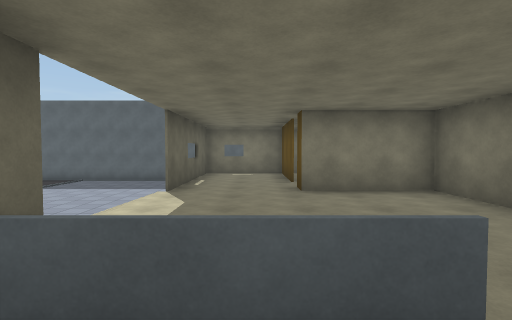
View 1 (above)

23 first-person views from a walk through a scene from a Unity 3-D project. The camera is 1.5 m above the floor, tilts 2° down and sees 85° across. The floor is counted in squares, 2 m on a side. Each view is taken from the middle of a square. On the plan, view 1 faces up. The plan holds only what a view shows up to about 10 squares ahead; the rest is blank. The place goes on beyond the plan. The player is left out. Surface patterns are stand-ins for the level's own textures.

View 2
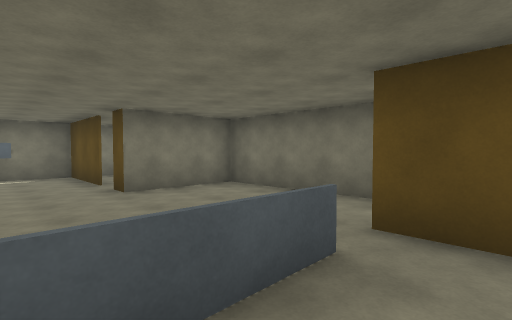

View 3
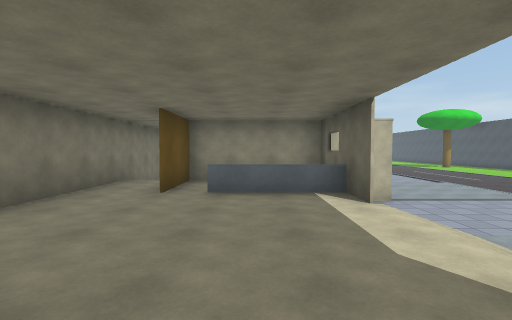

View 4
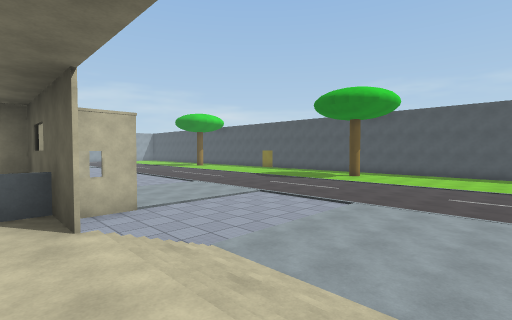

View 5
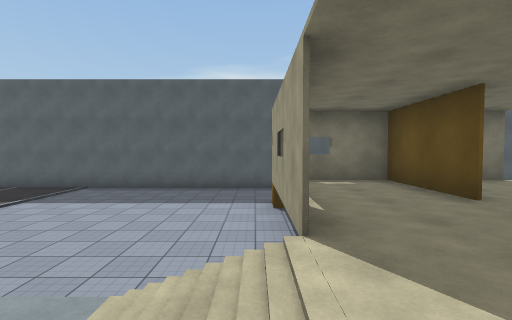

View 6
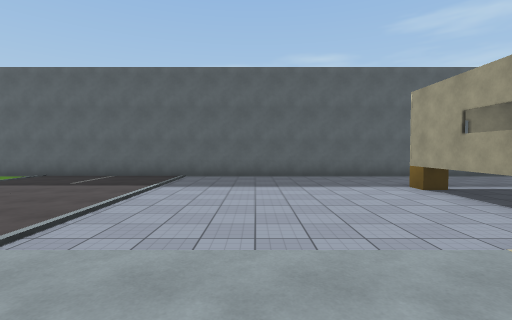

View 7
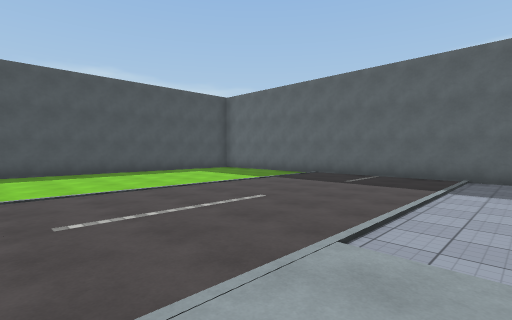

View 8
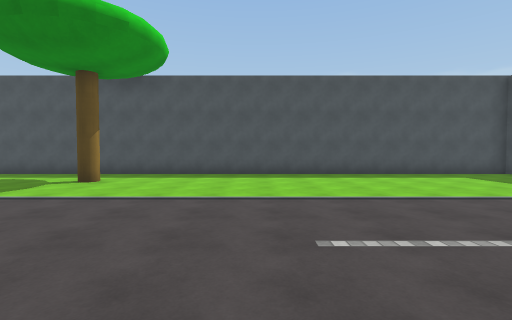

View 9
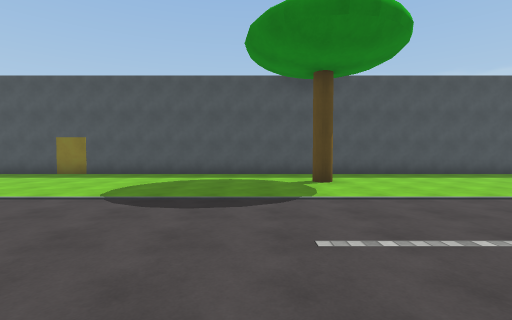

View 10
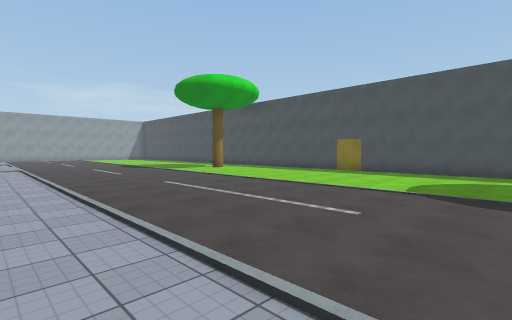

View 11
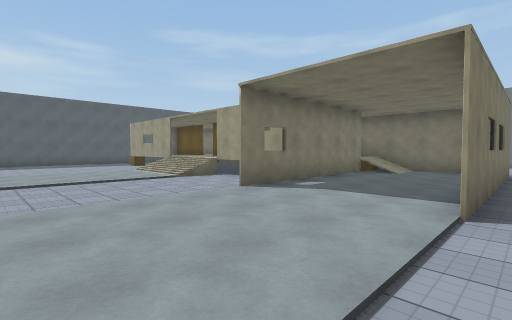

View 12
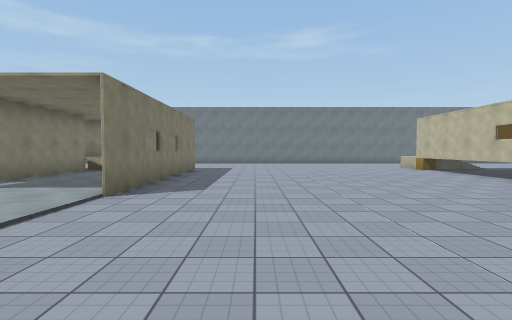

View 13
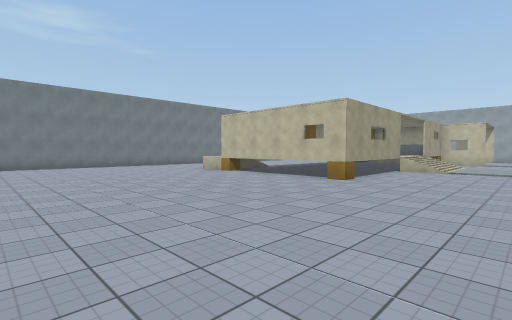

View 14
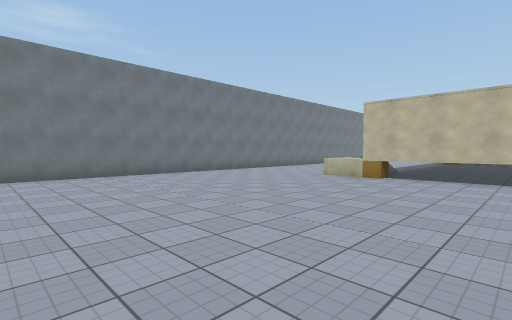

View 15
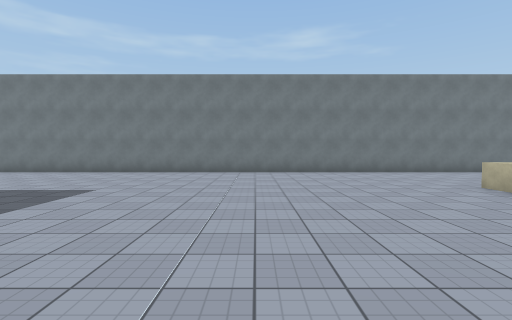

View 16
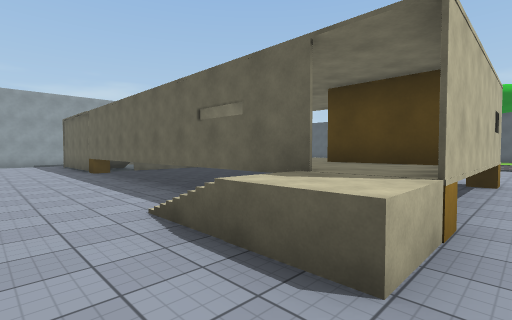

View 17
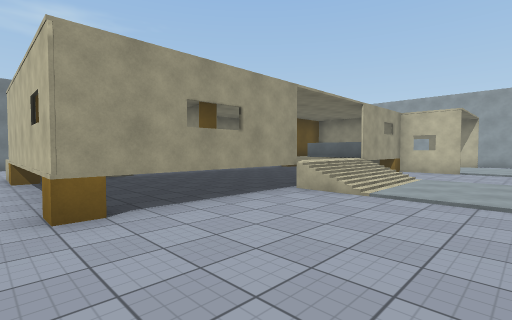

View 18
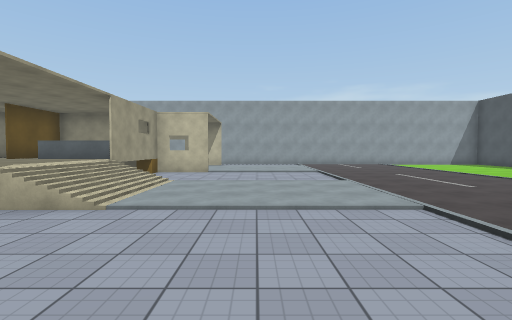

View 19
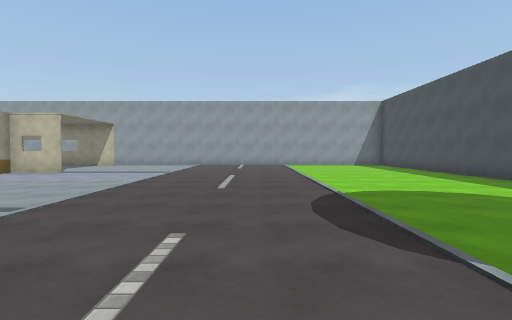

View 20
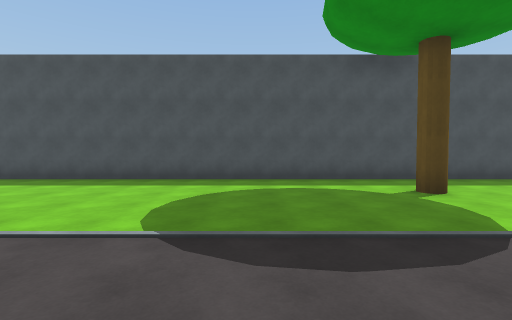

View 21
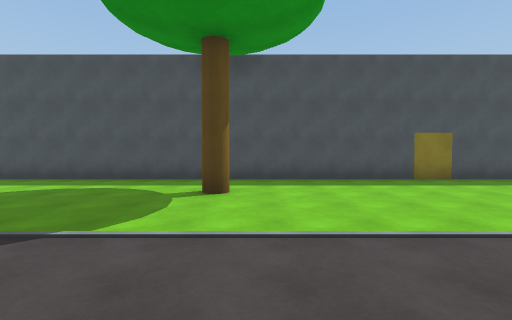

View 22
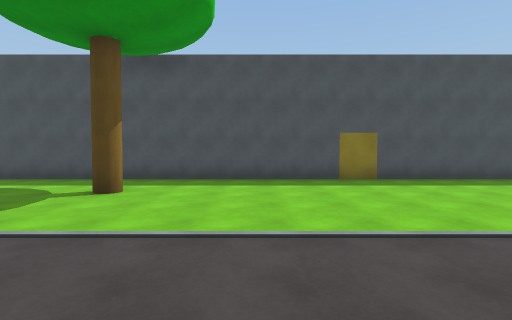

View 23
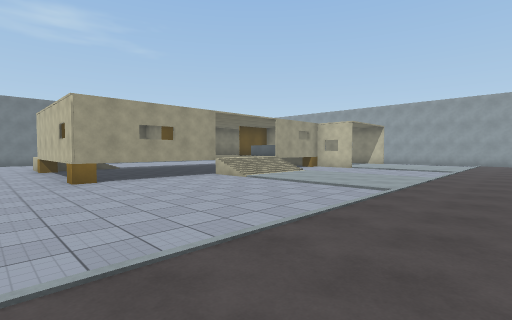

### Floor plan
Key: @ floor where view 1 was taken; # wall or solid block; x gap in a wall; . main floor; : floor 0.25 m higher than the main floor; + floor 1 m higher than the main floor; / step, stairs or slope; = window, fence, low wall or low ledge; B block.
Columns run from 17 left of view 1 to 9 right of it. Each row starts with its distance up from view 1.
 12 ##  ##############
 11 #.   ...............
 10 #...................
  9 #..............######
  8 #..............#++#++
  7 #..............=++#+
  6 #..............#+++
  5 #.............//++###
  4 #.............//++++#
  3 #.............//++++#
  2 #............./#++++#
  1 #..............#==+##
  0 #..............#+@+##     #
 -1 #..#..........#######    .#
 -2 #..................:#  ...#
 -3 #...................# ....#
 -4 #...................#.....#
 -5 #.............#######.....#
 -6 #.........................#
 -7 #.........................#
 -8 #.........................#
 -9 #.........................#
-10 #.........................#
-11 #.........................#
-12 #.........................#
-13 #.........................#
-14 #..............######+B...#
-15 #..#...........#  #+x/....#
-16 #..............#  x+# .. .#
-17 #..............#  ###...  #
-18 #.............//+   #...  #
-19 #.............//++  #...
-20 #.............//++  #...
-21 #..............#++  #...
-22 #..............#== ##...
-23 #..............#   ##...
-24 #.............#######..

Where each view was taken, in squares from view 1:
view 1: 0 up, 0 right, facing up
view 2: 0 up, 1 left, facing up-right
view 3: 6 up, 0 right, facing down
view 4: 5 up, 1 left, facing down-left
view 5: 3 up, 2 left, facing up
view 6: 3 up, 5 left, facing up
view 7: 3 up, 6 left, facing up-left
view 8: 3 up, 7 left, facing left
view 9: 3 down, 7 left, facing left
view 10: 4 down, 6 left, facing down-left
view 11: 5 down, 7 left, facing up-right
view 12: 7 down, 8 left, facing right
view 13: 7 down, 5 left, facing down-right
view 14: 6 down, 0 right, facing down-right
view 15: 9 down, 1 left, facing right
view 16: 13 down, 6 right, facing down-left
view 17: 13 down, 5 left, facing down-right
view 18: 14 down, 5 left, facing down
view 19: 14 down, 10 left, facing down
view 20: 18 down, 9 left, facing left
view 21: 14 down, 9 left, facing left
view 22: 12 down, 9 left, facing left
view 23: 12 down, 9 left, facing down-right
